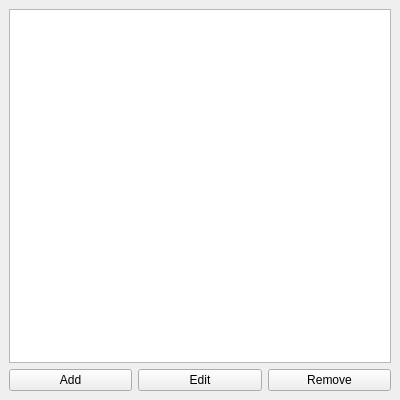
<?xml version="1.0" encoding="UTF-8"?>
<ui version="4.0">
 <class>CategoryManager</class>
 <widget class="QMainWindow" name="CategoryManager">
  <property name="geometry">
   <rect>
    <x>0</x>
    <y>0</y>
    <width>400</width>
    <height>400</height>
   </rect>
  </property>
  <property name="windowTitle">
   <string>MainWindow</string>
  </property>
  <widget class="QWidget" name="centralwidget">
   <layout class="QVBoxLayout" name="verticalLayout">
    <item>
     <widget class="QListView" name="categoryView"/>
    </item>
    <item>
     <layout class="QHBoxLayout" name="horizontalLayout">
      <item>
       <widget class="QPushButton" name="addCatBtn">
        <property name="text">
         <string>Add</string>
        </property>
       </widget>
      </item>
      <item>
       <widget class="QPushButton" name="editCatBtn">
        <property name="text">
         <string>Edit</string>
        </property>
       </widget>
      </item>
      <item>
       <widget class="QPushButton" name="removeCatBtn">
        <property name="text">
         <string>Remove</string>
        </property>
       </widget>
      </item>
     </layout>
    </item>
   </layout>
  </widget>
 </widget>
 <resources/>
 <connections/>
</ui>
